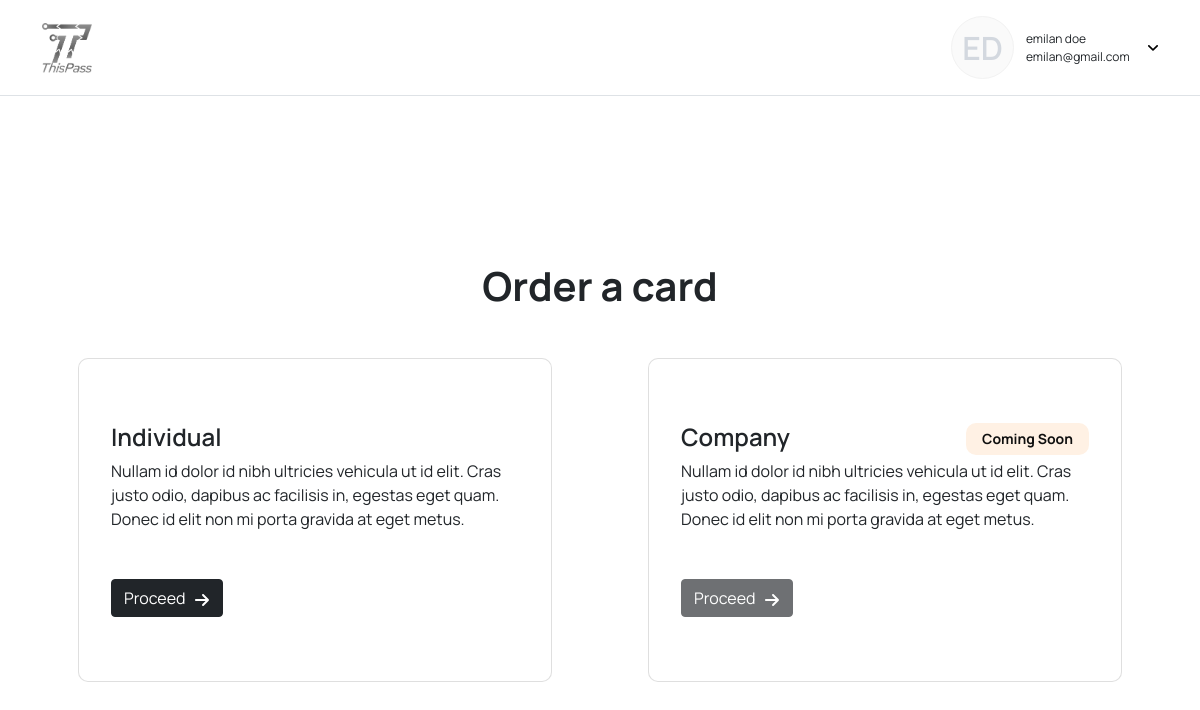
The page /app/app/ (signed in) on the database its author committed.
### app_user/models.py (models this page shows, shortened)
class AppUser(models.Model):
	user = models.OneToOneField(User, on_delete=models.CASCADE)
	phone_no = models.CharField(default="", max_length=100)
	user_name = models.CharField(default="", max_length=100)
	pub_date = models.DateTimeField(default=timezone.now)
	otp_code = models.CharField(default="none",max_length=10)
	ec_status = models.BooleanField(default=False)
	status = models.BooleanField(default=False)

### app_user/views.py (the view)
# urls.py: path("app/", views.DashboardView, name="dashboard"),
def DashboardView(request):
	if request.method == "POST":
		pass
	else:
		app_user = AppUser.objects.get(user__pk=request.user.id)
		context = {"app_user": app_user}
		return render(request, "app_user/dashboard.html", context )

### app_user/templates/app_user/dashboard.html (shortened to what this page needs)
{% extends 'app_user/auth_base.html' %}
{% load static %}
{% block content %}
<body class="vh-100">
    {% include 'app_user/header.html' %}
    <div class="container d-flex align-items-xl-center h-100">
        <div class="my-5">
            <h1 class="text-center fw-700 fs-40">Order a card</h1>
            <div class="row mt-5">
                <div class="col-lg-6 px-5 mb-5">
                    <div class="card py-5 px-3 custom-radius">
                        <div class="card-body">
                            <h4 class="card-title fw-600">Individual</h4>
                            <p class="card-text mb-5">Nullam id dolor id nibh ultricies vehicula ut id elit. Cras justo odio, dapibus ac facilisis in, egestas eget quam. Donec id elit non mi porta gravida at eget metus.</p><a class="btn btn-dark" role="button" href="/order/order/">Proceed</a>
                        </div>
                    </div>
                </div>
                <div class="col-lg-6 px-5 mb-5">
                    <div class="card py-5 px-3 custom-radius">
                        <div class="card-body">
                            <h4 class="card-title fw-600">Company<span class="float-end fs-14 fw-400 coming-soon py-2 px-3 custom-radius"><strong>Coming Soon</strong><br></span><br></h4>
                            <p class="card-text mb-5">Nullam id dolor id nibh ultricies vehicula ut id elit. Cras justo odio, dapibus ac facilisis in, egestas eget quam. Donec id elit non mi porta gravida at eget metus.</p><button class="btn btn-dark disabled" type="button" disabled="">Proceed</button>
                        </div>
                    </div>
                </div>
            </div>
        </div>
    </div>
{% endblock %}

### app_user/templates/app_user/header.html (shortened to what this page needs)
{% load static %}
<nav class="navbar navbar-light navbar-expand-md py-3 border-bottom">
    <div class="container"><a class="navbar-brand d-flex align-items-center" href="/app/"><img src="{% static 'assets/img/BndW-LoGO.png' %}" style="width: 50px;"></a>
        <div class="container w-auto me-0">
            <div class="row">
                <div class="col-auto p-0">
                    <div class="d-flex justify-content-center align-items-center rounded-circle dashboard-nav-img d-flex"><span class="fs-32 color-disabled fw-600">{{ app_user.user.first_name|make_list|first|capfirst }}{{ app_user.user.last_name|make_list|first|capfirst }}</span></div>
                </div>
                <div class="col-auto d-flex align-items-center">
                    <div class="fs-12">
                        <p class="m-0">{{ app_user.user.first_name }} {{ app_user.user.last_name }}</p>
                        <p class="m-0">{{ app_user.user.email}} </p>
                    </div>
                </div>
                <div class="col d-flex align-items-center p-0">
                    <div class="dropdown dashboard-dropdown"><a class="dropdown-toggle" aria-expanded="false" data-bs-toggle="dropdown" data-bs-auto-close="outside" href="#"></a>
                    </div>
                </div>
            </div>
        </div>
    </div>
</nav>

### app_user/static/assets/css/styles.css (style rules this page uses)
body { font-family: 'Manrope', sans-serif; }
.fw-600 { font-weight: 600 !important; }
.fw-700 { font-weight: 700 !important; }
.fw-400 { font-weight: 400 !important; }
.fs-14 { font-size: 14px; }
.fs-32 { font-size: 32px; }
.fs-16 { font-size: 16px; }
.fs-12 { font-size: 12px; }
.fs-40 { font-size: 40px; }
.custom-radius { border-radius: 10px !important; }
.dashboard-nav-img { width: 63px; height: 63px; background-color: #FAFAFA; border: 1px solid #F2F2F2; }
.color-disabled { color: #D3D8DF; }
.dashboard-dropdown .dropdown-toggle::after { border: none; width: 10px; height: auto; margin-left: 0.4rem; vertical-align: middle; }
.coming-soon { background-color: #FFF1E4; color: #0F0F0F; }

### rows shown on the page
AppUser: user.first_name|make_list "E", user.last_name|make_list "D", user.first_name "emilan", user.last_name "doe", user.email "emilan@gmail.com"
